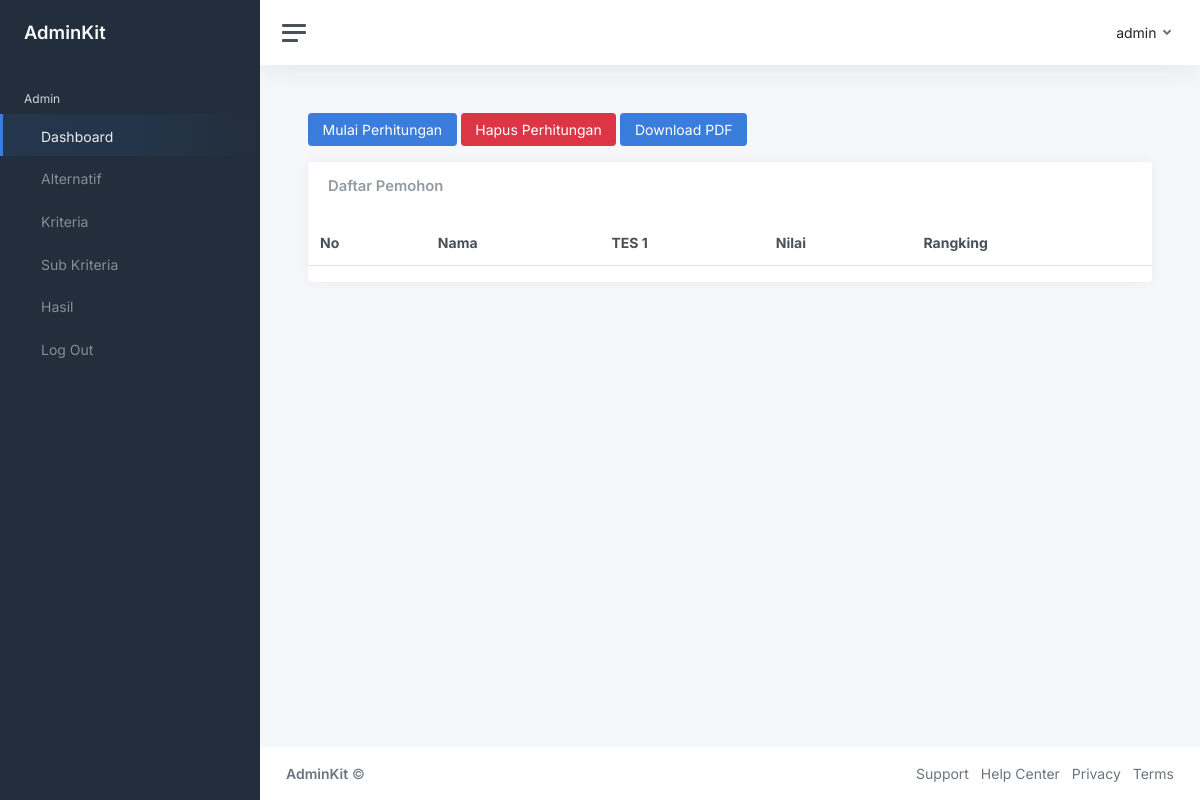
/hasil_perhitungan.php (signed in), run on an earlier commit of the app's database.
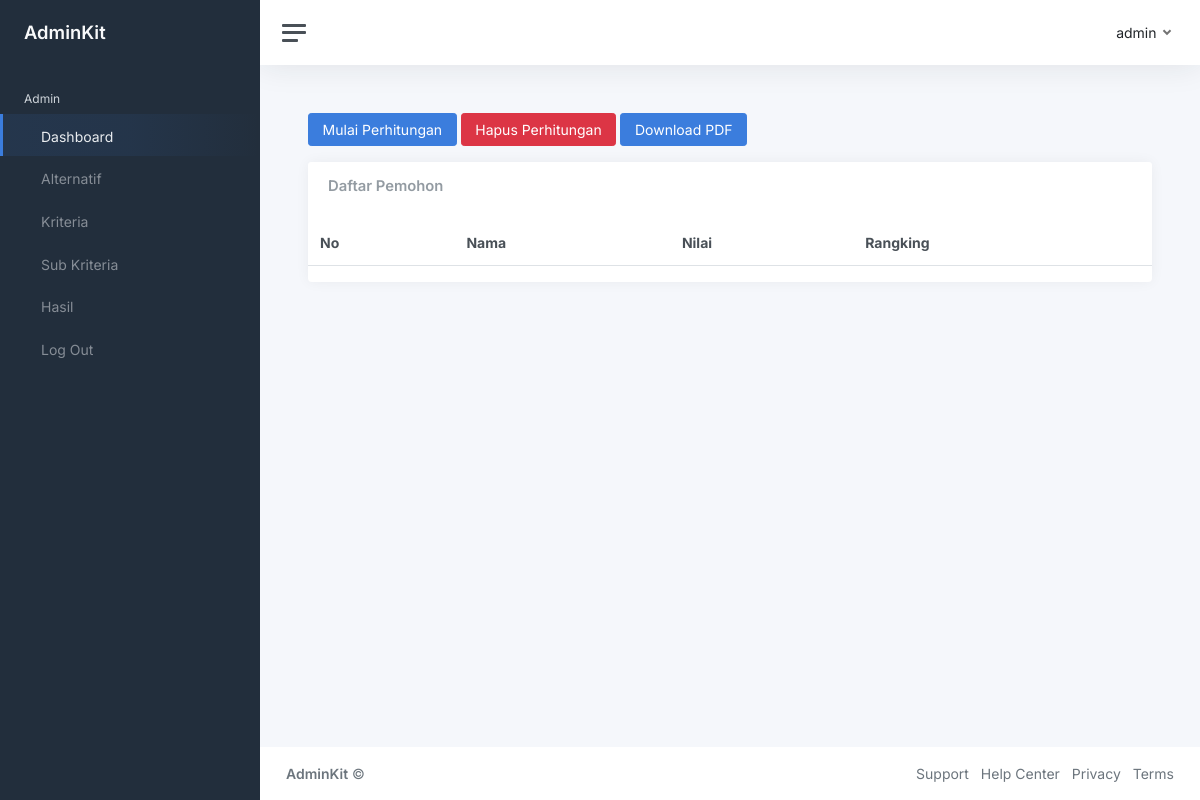
And on a later commit of the database.
### tables this page shows
CREATE TABLE `kriteria` (
  `id` int(11) NOT NULL,
  `nama` varchar(255) NOT NULL,
  `bobot` float(8,2) NOT NULL,
  `status_sub` int(11) NOT NULL
);

### models/Kriteria.php (called while the page is built, shortened)
<?php
class Kriteria {
    protected $pdo;
    public function __construct ($pdo)
    {
        $this->pdo = $pdo;
    }
    public function index ()
    {
        $query = "SELECT * FROM kriteria";
        $statement = $this->pdo->prepare($query);
        $statement->execute();
        $result = $statement->fetchAll(\PDO::FETCH_ASSOC);
        return $result;
    }
}

### hasil_perhitungan.php (the view, shortened to what this page needs)
<?php
require __DIR__ . '/config/connect.php';
$hasilModel = new Hasil($pdo);
$pemohonModel = new Pemohon($pdo);
$hasilItems = $hasilModel->index();
$bobotAlternatifItems = $pemohonModel->getBobotIn(array_column($hasilItems, 'alternatif_id'));
$hasilItems = array_map(function ($item) use ($bobotAlternatifItems) {
    $item['bobot'] = array_filter($bobotAlternatifItems, function ($bobot) use ($item) {
        return $item['alternatif_id'] == $bobot['alternatif_id'];
    });
    return $item;
}, $hasilItems);
$kriteriaModel = new Kriteria($pdo);
$kriteriaItems = $kriteriaModel->index();
extract([
    'hasilItems' => $hasilItems,
    'kriteriaItems' => $kriteriaItems
]);
?>
<!DOCTYPE html>
<html lang="en">
	<head>
		<link href="https://cdn.jsdelivr.net/npm/bootstrap@5.1.3/dist/css/bootstrap.min.css" rel="stylesheet">
		<link href="assets/css/app.css" rel="stylesheet">
	</head>
	<body>
		<div class="wrapper">
			<?php require 'sidebar.php' ?>
			<div class="main">
				<nav class="navbar navbar-expand navbar-light navbar-bg">
					<a class="sidebar-toggle js-sidebar-toggle">
						<i class="hamburger align-self-center"></i>
					</a>
					<div class="navbar-collapse collapse">
						<ul class="navbar-nav navbar-align">
							<li class="nav-item dropdown">
								<a class="nav-link dropdown-toggle d-none d-sm-inline-block" href="#" data-bs-toggle="dropdown">
									<span class="text-dark"><?php echo $_SESSION['nama'] ?></span>
								</a>
							</li>
						</ul>
					</div>
				</nav>
				<main class="content">
					<div class="container-fluid p-0">
                        <div class="mb-3">
                            <button type="button" class="btn btn-primary" id="perhitungan">Mulai Perhitungan</button>
                            <a href="hapus_perhitungan.php" class="btn btn-danger me-1">Hapus Perhitungan</button>
                            <a href="hasil_download.php" class="btn btn-primary" target="_blank">Download PDF</a>
                        </div>
                        <div class="card card-primary">
                            <div class="card-header">
                                <h3 class="card-title">Daftar Pemohon</h3>
                            </div>
                            <div class="card-body table-responsive p-0">
                                <table class="table table-hover text-nowrap">
                                    <thead>
                                        <tr>
                                            <th>No</th>
                                            <th>Nama</th>
                                            <?php foreach ($kriteriaItems as $kriteriaItem) { ?>
                                                <th><?php echo $kriteriaItem['nama'] ?></th>
                                            <?php } ?>
                                            <th>Nilai</th>
                                            <th>Rangking</th>
                                        </tr>
                                    </thead>
                                </table>
                            </div>
                        </div>
					</div>
				</main>
				<footer class="footer">
					<div class="container-fluid">
						<div class="row text-muted">
							<div class="col-6 text-start">
								<p class="mb-0">
									<a class="text-muted" href="https://adminkit.io/" target="_blank"><strong>AdminKit</strong></a> &copy;
								</p>
							</div>
							<div class="col-6 text-end">
								<ul class="list-inline">
									<li class="list-inline-item">
										<a class="text-muted" href="https://adminkit.io/" target="_blank">Support</a>
									</li>
									<li class="list-inline-item">
										<a class="text-muted" href="https://adminkit.io/" target="_blank">Help Center</a>
									</li>
									<li class="list-inline-item">
										<a class="text-muted" href="https://adminkit.io/" target="_blank">Privacy</a>
									</li>
									<li class="list-inline-item">
										<a class="text-muted" href="https://adminkit.io/" target="_blank">Terms</a>
									</li>
								</ul>
							</div>
						</div>
					</div>
				</footer>
			</div>
		</div>
	</body>
</html>
<?php
$view = ob_get_clean();
echo $view;
?>

What changed in the data, as far as the page shows it:
removed kriteria: nama "TES 1"
